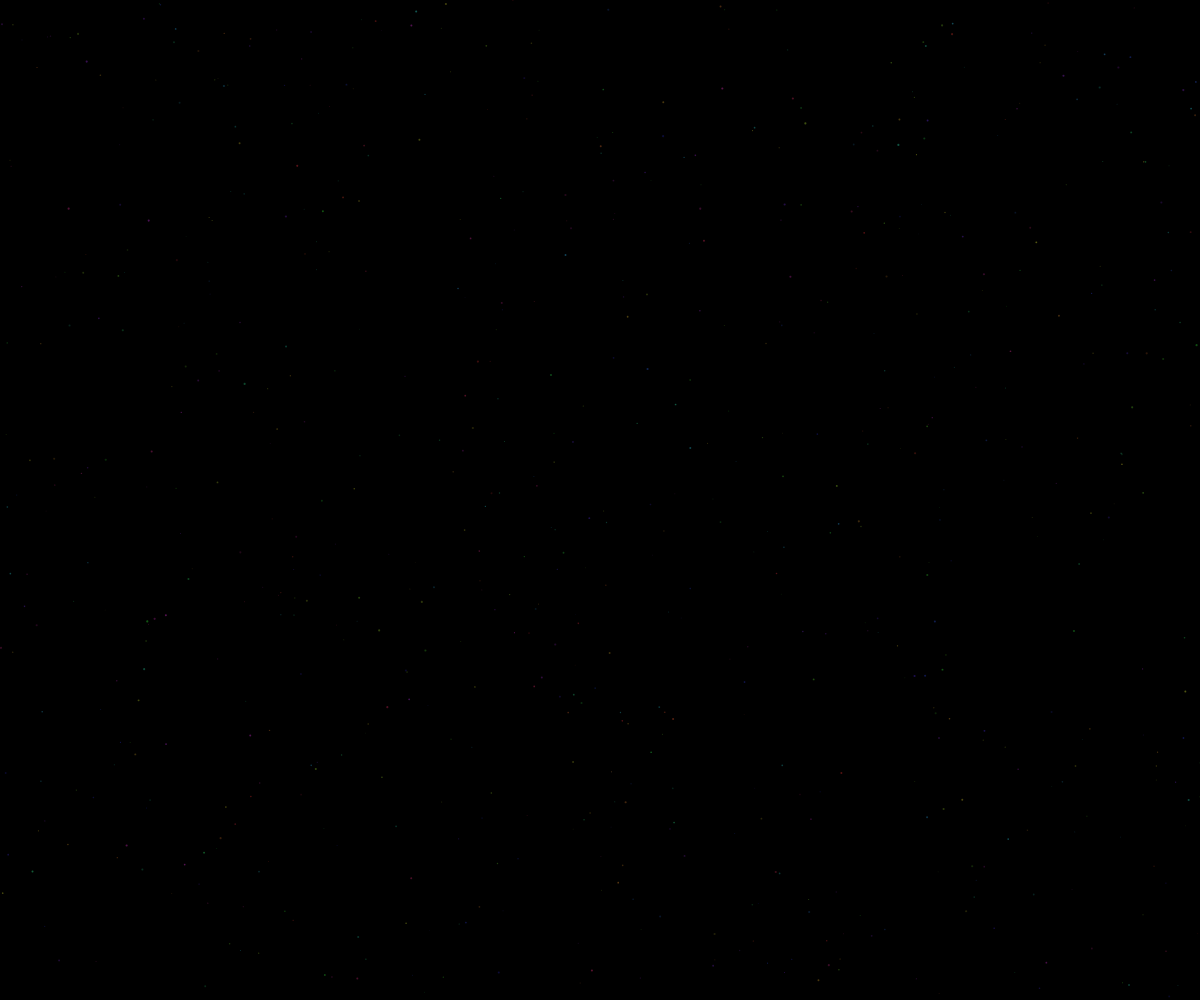
Frame 1 (no input)
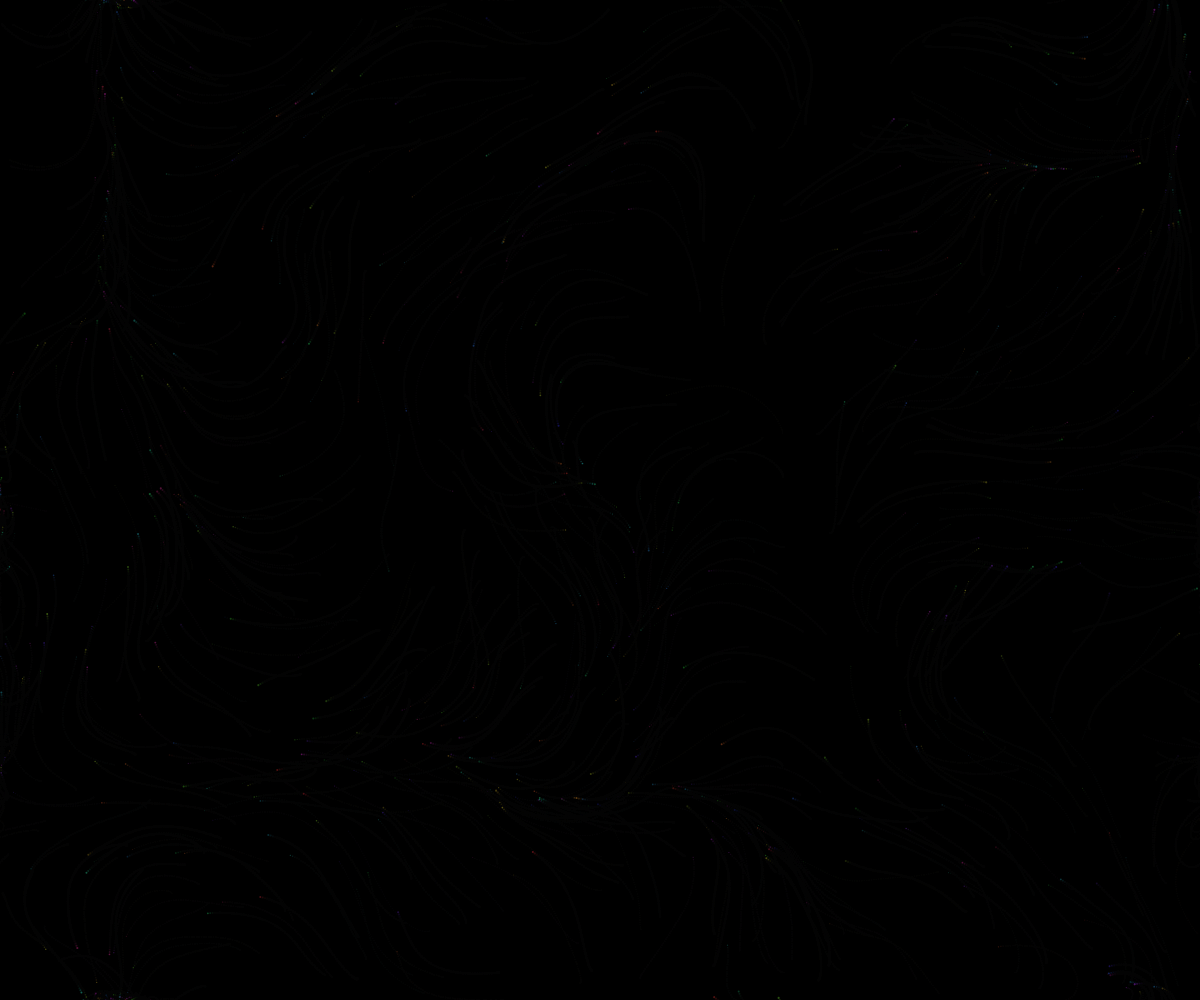
Frame 60 (no input)
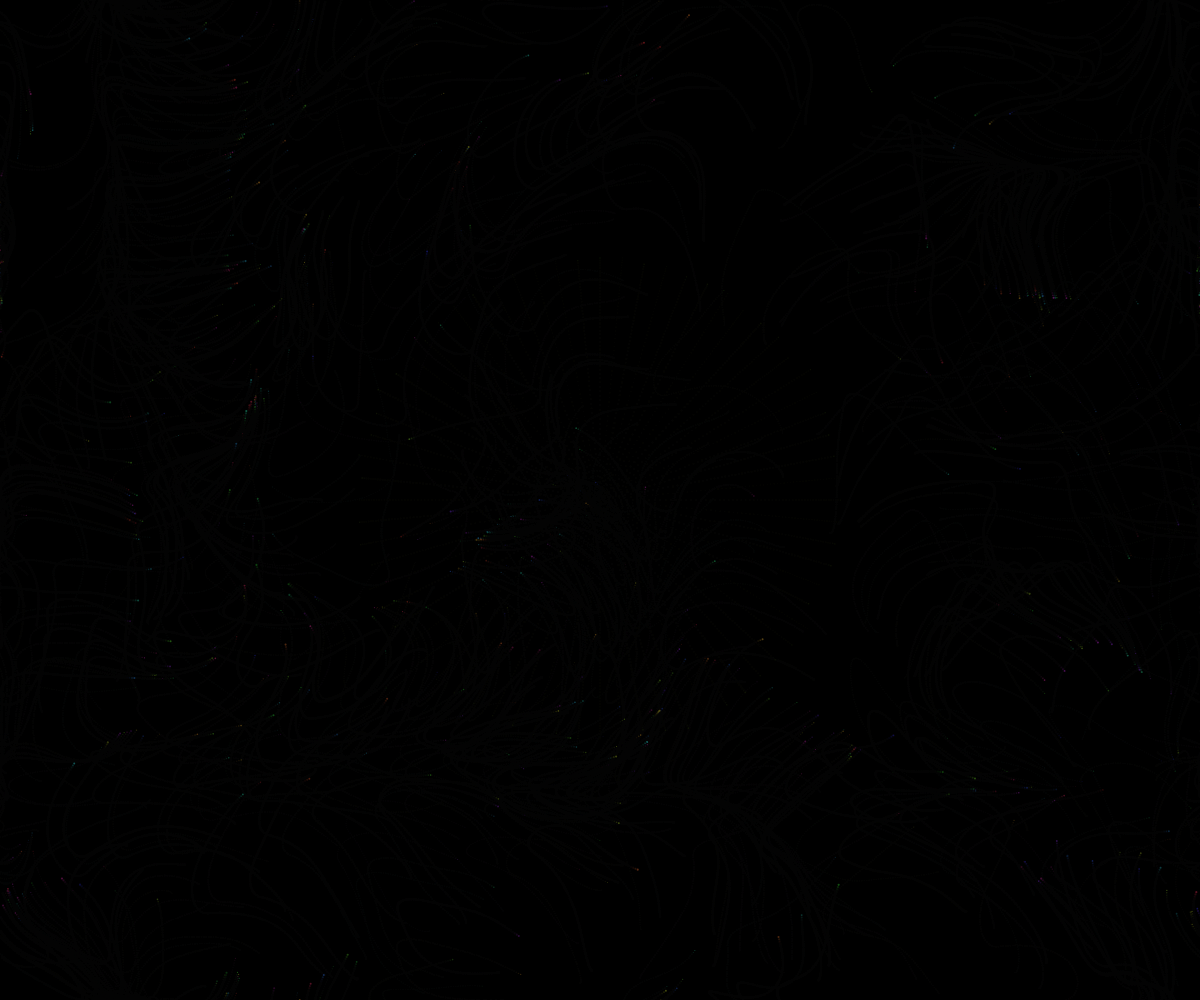
Frame 120 (the mouse pressed at the canvas centre since frame 60)

The p5.js sketch that drew these frames (run headless with seeded random() and noise() and a simulated clock; from frame 60 on, the mouse is pressed at the canvas centre):

// p5.js sketch
// ── sketch.js
// Breath Nebula — p5.js
// Move mouse: change flow direction
// Click: burst particles

let particles = [];
let bursts = [];

function setup() {
  createCanvas(windowWidth, windowHeight);
  colorMode(HSB, 360, 100, 100, 100);
  background(0);

  // initial particles
  for (let i = 0; i < 700; i++) {
    particles.push(new Particle(random(width), random(height), random(360)));
  }
}

function draw() {
  // translucent fade for trails
  noStroke();
  fill(0, 0, 0, 6);
  rect(0, 0, width, height);

  // flow field direction from mouse
  let cx = map(mouseX, 0, width, -1, 1);
  let cy = map(mouseY, 0, height, -1, 1);

  // update particles
  for (let p of particles) {
    p.flow(cx, cy);
    p.update();
    p.draw();
  }

  // burst rings
  for (let i = bursts.length - 1; i >= 0; i--) {
    bursts[i].update();
    bursts[i].draw();
    if (bursts[i].dead()) bursts.splice(i, 1);
  }

  // subtle vignette
  vignette();
}

function mousePressed() {
  bursts.push(new Burst(mouseX, mouseY));
}

function windowResized() {
  resizeCanvas(windowWidth, windowHeight);
  background(0);
}

class Particle {
  constructor(x, y, h) {
    this.pos = createVector(x, y);
    this.vel = p5.Vector.random2D().mult(random(0.2, 1.2));
    this.h = h;
    this.a = random(25, 70);
    this.size = random(0.7, 2.2);
    this.life = random(120, 340);
  }

  flow(cx, cy) {
    // a smooth angle field: sin/cos + mouse bias
    let n = noise(this.pos.x * 0.002, this.pos.y * 0.002, frameCount * 0.004);
    let ang = n * TWO_PI * 2.2 + atan2(cy, cx);
    let dir = p5.Vector.fromAngle(ang).mult(0.35);
    this.vel.add(dir);
    this.vel.limit(2.4);
  }

  update() {
    this.pos.add(this.vel);
    this.life -= 1;

    // wrap around edges
    if (this.pos.x < 0) this.pos.x = width;
    if (this.pos.x > width) this.pos.x = 0;
    if (this.pos.y < 0) this.pos.y = height;
    if (this.pos.y > height) this.pos.y = 0;

    // respawn
    if (this.life <= 0) {
      this.pos.set(random(width), random(height));
      this.vel = p5.Vector.random2D().mult(random(0.2, 1.2));
      this.h = random(360);
      this.a = random(25, 70);
      this.size = random(0.7, 2.2);
      this.life = random(120, 340);
    }

    // gentle hue drift
    this.h = (this.h + 0.35) % 360;
  }

  draw() {
    stroke(this.h, 80, 100, this.a);
    strokeWeight(this.size);
    point(this.pos.x, this.pos.y);
  }
}

class Burst {
  constructor(x, y) {
    this.center = createVector(x, y);
    this.r = 0;
    this.speed = random(4, 7);
    this.alpha = 90;
    this.h = random(360);
    this.dots = [];
    let count = int(random(60, 120));
    for (let i = 0; i < count; i++) {
      let ang = map(i, 0, count, 0, TWO_PI);
      this.dots.push({
        ang,
        wobble: random(0.6, 1.8),
        offset: random(-8, 8),
      });
    }
  }

  update() {
    this.r += this.speed;
    this.alpha *= 0.97;
    this.speed *= 0.985;
  }

  draw() {
    noFill();
    for (let d of this.dots) {
      let rr = this.r + sin(frameCount * 0.08 + d.ang * 3) * d.offset;
      let x = this.center.x + cos(d.ang) * rr;
      let y = this.center.y + sin(d.ang) * rr;

      stroke(this.h, 90, 100, this.alpha);
      strokeWeight(d.wobble);
      point(x, y);
    }
  }

  dead() {
    return this.alpha < 2;
  }
}

function vignette() {
  // quick radial darkening using a few large translucent ellipses
  noStroke();
  for (let i = 0; i < 6; i++) {
    let a = 6 + i * 2;
    fill(0, 0, 0, a);
    ellipse(width / 2, height / 2, width * (1.2 + i * 0.18), height * (1.2 + i * 0.18));
  }
}
